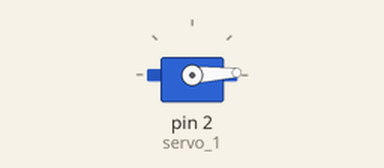
Recording of a sketch running on a simulated Arduino Uno, built with avr-gcc and run on an emulated ATmega328P. On the bench: servo.

Above: at 0.05 s.
At 1.55 s:
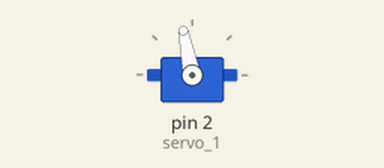
At 3.1 s:
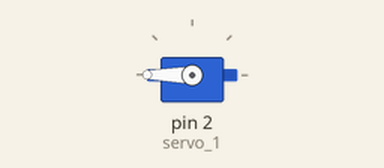
At 6.15 s:
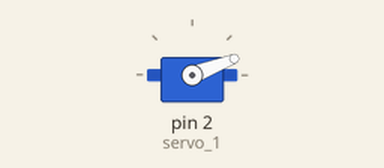
Timing chart, 0 to 9.7 s (numbered marks = the images above):
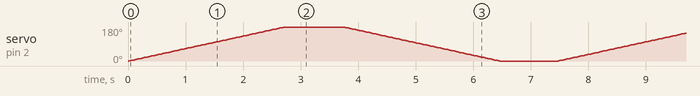

The sketch:

Servo_motor.ino
```cpp
#include <Servo.h>

int pos = 0;

Servo servo_1;

void setup()
{
  servo_1.attach(2);
}

void loop()
{
  for (pos = 0; pos <= 180; pos += 1) {
    servo_1.write(pos);
    delay(15);
  }

  delay(1000);

  for (pos = 180; pos >= 0; pos -= 1) {
    servo_1.write(pos);
    delay(15);
  }

  delay(1000);
}
```
